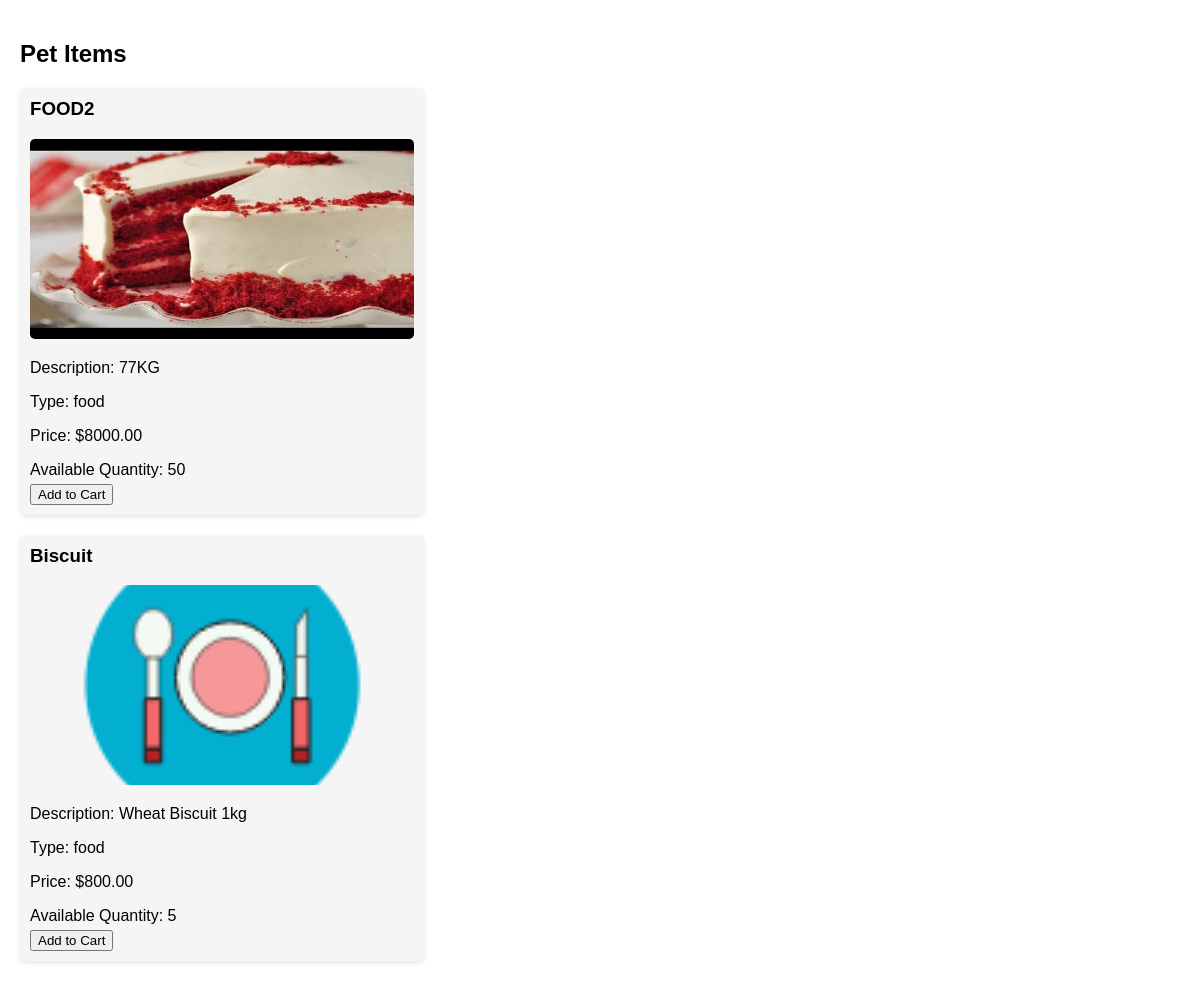
/pet_items.php, run on the app's committed database.
### tables this page shows
CREATE TABLE `pet_items` (
  `itemID` int(11) NOT NULL,
  `itemName` varchar(255) DEFAULT NULL,
  `itemDescription` text DEFAULT NULL,
  `itemType` varchar(50) DEFAULT NULL,
  `price` decimal(10,2) DEFAULT NULL,
  `available_quantity` int(11) DEFAULT NULL,
  `itemImage` varchar(255) DEFAULT NULL
);

### pet_items.php (the view, shortened to what this page needs)
<?php
$servername = "localhost";
$username = "root";
$password = "";
$dbname = "addproducts";
$conn = new mysqli($servername, $username, $password, $dbname);
$sql = "SELECT * FROM pet_items";
$result = $conn->query($sql);
?>
<!DOCTYPE html>
<html lang="en">
<head>
</head>
<body>
  <h2>Pet Items</h2>
  <div class="container">
    <?php
    $counter = 0;
    while ($row = mysqli_fetch_assoc($result)) {
      if ($counter % 3 == 0) {
        echo "<div class='row'>";
      }
      echo "<div class='card'>";
      echo "<h3>" . $row['itemName'] . "</h3>";
      echo "<img src='" . $row['itemImage'] . "' alt='Item Image'>";
      echo "<p>Description: " . $row['itemDescription'] . "</p>";
      echo "<p>Type: " . $row['itemType'] . "</p>";
      echo "<p>Price: $" . $row['price'] . "</p>";
      echo "<p>Available Quantity: " . $row['available_quantity'] . "</p>";
      echo "<form method='post'>";
      echo "<button type='submit' name='add_to_cart'>Add to Cart</button>";
      echo "</form>";
      echo "</div>";
      $counter++;
    }
    ?>
  </div>
</body>
</html>

### pet_items.php (style rules this page uses)
body { font-family: Arial, sans-serif; margin: 0; padding: 20px; }
.container { display: flex; flex-wrap: wrap; gap: 20px; }
.card { flex: 0 0 calc(33.33% - 20px); background-color: #f5f5f5; padding: 10px; border-radius: 5px; box-shadow: 0 2px 5px rgba(0, 0, 0, 0.1); margin-bottom: 20px; }
.card img { width: 100%; height: 200px; object-fit: cover; border-radius: 5px; }
.card h3 { margin-top: 0; }
.card p { margin-bottom: 5px; }

### data on the page
pet_items: itemName "FOOD2", itemImage (picture), itemDescription "77KG", itemType "food", price "8000.00", available_quantity "50"
pet_items: itemName "Biscuit", itemImage (picture), itemDescription "Wheat Biscuit 1kg", itemType "food", price "800.00", available_quantity "5"
